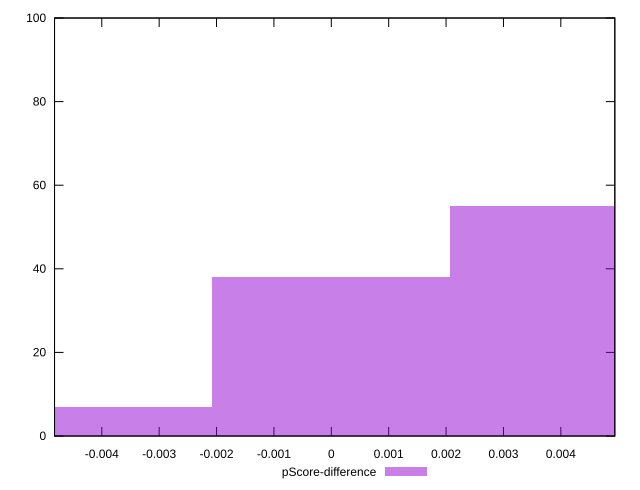

Source code (gnuplot):
reset

$pScoreDifference <<EOF
-0.004150004647285469 7
0.004150004647285469 55
0 38
EOF

set key outside below
set boxwidth 0.004150004647285469
set xrange [-0.0048235294117647265:0.004941176470588227]
set yrange [0:100]
set trange [0:100]
set style fill transparent solid 0.5 noborder
set terminal svg size 640, 490 enhanced background rgb 'white'
set output "report_00022_2021-02-20T12:08:46.964Z/render-blocking-resources/samples/pages+cached+noadtech/pScore-difference/histogram.svg"

plot $pScoreDifference title "pScore-difference" with boxes

reset
